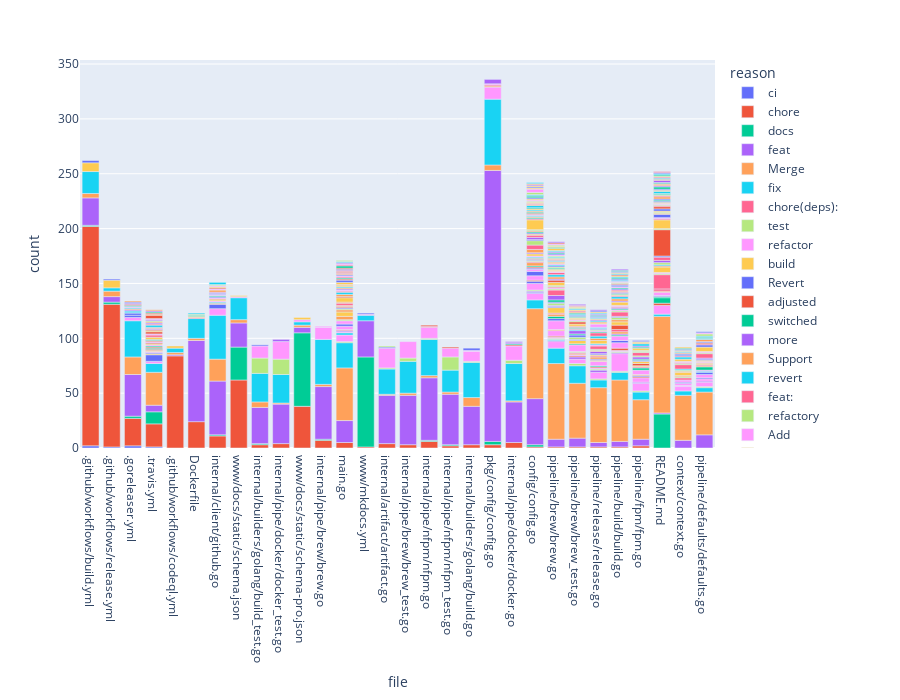

Notebook code for this chart:
### Code cell
figure = px.bar(df, x="file", y="count", color="reason", height=700)
figure.show()
